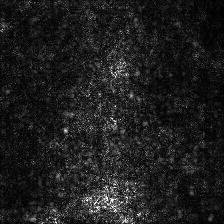
#> input picture EE5934/Project2/A0232558B_A0232893X_A0232695X /part2&5/results/5834_improvedSal.jpg, 224 x 224 px
$ python Get_similarity.py
#> lines starting #> are read from the running program, lines starting #| are printed output that depends on the picture; long printed decimals are rounded
from skimage.metrics import structural_similarity as ssim
from skimage.metrics import mean_squared_error as mse
from PIL import Image
import numpy as np

def get_ssim(X, Y):
    X = np.array(X)
    Y = np.array(Y)
    (score, diff) = ssim(X, Y, full=True)
    diff = (diff * 255).astype("float32")
    return score, diff

def get_mse(X, Y):
    X = np.array(X)
    Y = np.array(Y)
    score = mse(X, Y)
    return score


if __name__ == '__main__':
    file1 = "../results/5834_improvedSal.jpg"
    file2 = "../results/5834or_improvedSal.jpg"
    img1 = Image.open(file1).convert('L')
#> img1 is the input picture: PIL image 224x224 L; min 0, max 255, mean 29.7
    img2 = Image.open(file2).convert('L')
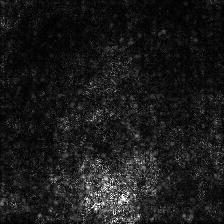
#> input picture EE5934/Project2/A0232558B_A0232893X_A0232695X /part2&5/results/5834or_improvedSal.jpg, 224 x 224 px
#> img2 is the input picture: PIL image 224x224 L; min 0, max 255, mean 26.5
    score1 = get_mse(img1, img2)
#> in get_mse, `score = mse(X, Y)`: score = 978.3
#> score1 = 978.3
    score2, diff = get_ssim(img1, img2)
#> in get_ssim, `(score, diff) = ssim(X, Y, full=True)`:
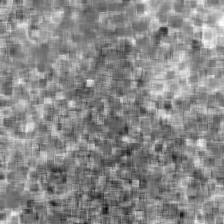
#> diff: shape (224, 224) float64; min -0.556, max 0.85, mean 0.198; drawn with min black and max white
#> in get_ssim, `(score, diff) = ssim(X, Y, full=True)`: score = 0.195
#> score2 = 0.195
    print("MSE:",score1)
#| MSE: 978.276
    print("SSIM:",score2)
#| SSIM: 0.195
